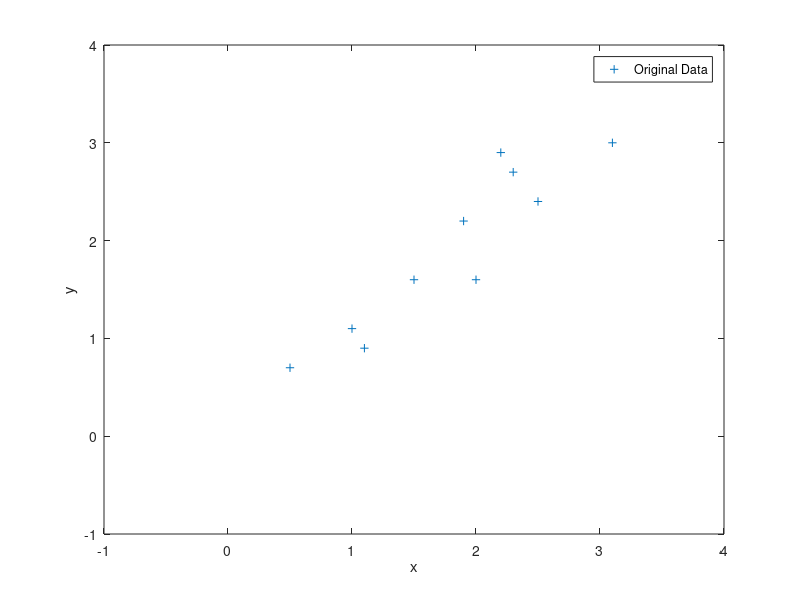
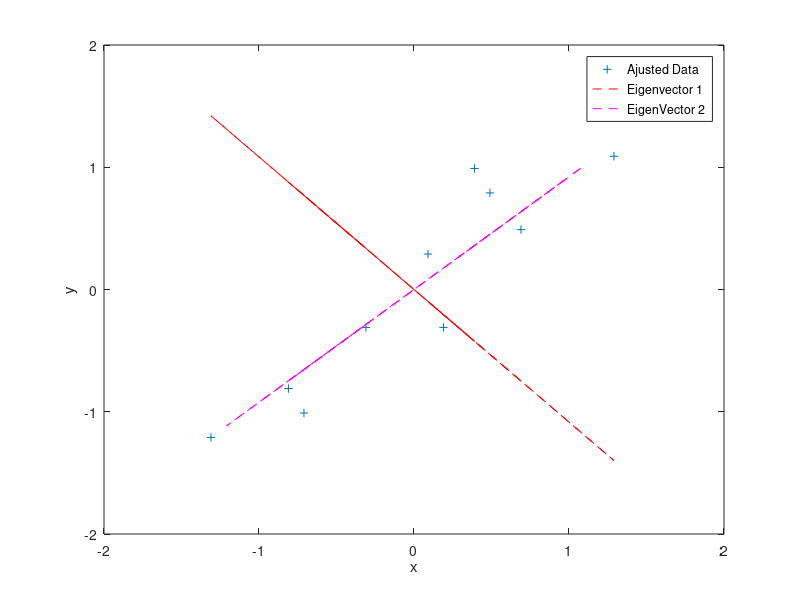
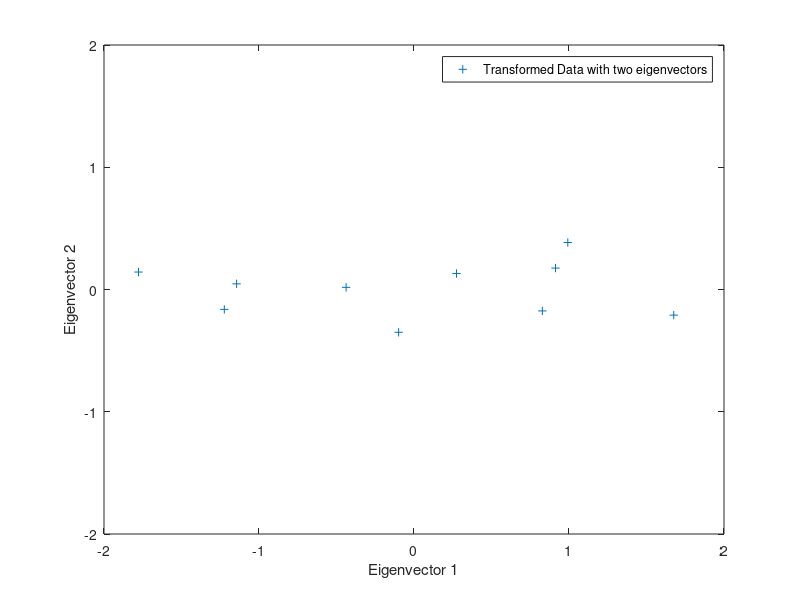
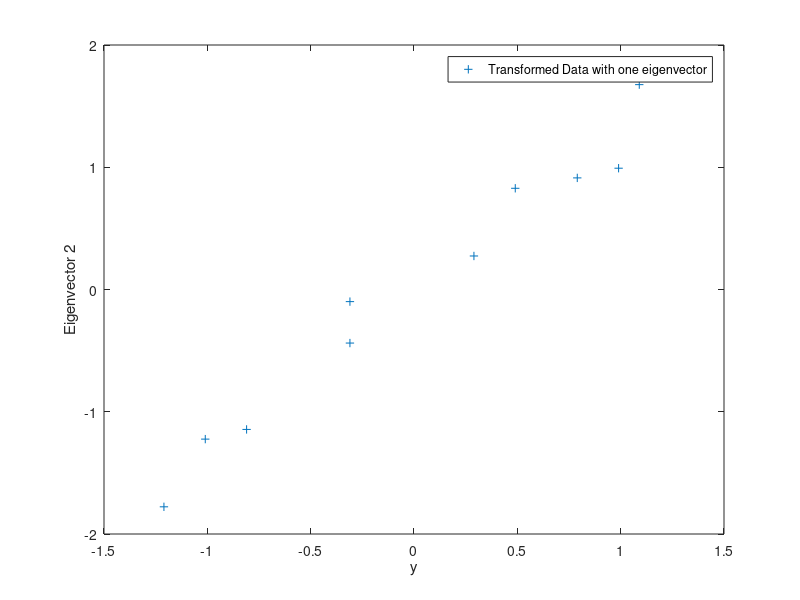

The MATLAB script that drew these images, in order:
%%Aplying PCA using the tutorial http://www.cs.otago.ac.nz/cosc453/student_tutorials/principal_components.pdf

%Author: Andre Mendes


%% Initialization
clear ; close all; clc

%% Step 1 - Get the Data
fprintf('Step 1 - Get Data\n');
x= [2.5 0.5 2.2 1.9 3.1 2.3 2 1 1.5 1.1]';
y=[2.4 .7 2.9 2.2 3 2.7 1.6 1.1 1.6 .9]';

fprintf('Ploting Data\n');
figure(1)
plot(x,y,'+');
axis([-1 4 -1 4]);
legend('Original Data');
xlabel('x');
ylabel('y');

fprintf('Program paused. Press enter to continue.\n');
pause;
%% Step 2 - Subtract the mean
xMean = mean(x);
yMean = mean(y);
dataAjust = [x-xMean y-yMean];

fprintf('Step 2 - Subtract the mean\n');
figure(2)
plot(dataAjust(:,1),dataAjust(:,2),'+');
axis([-2 2 -2 2]);
xlabel('x');
ylabel('y');

fprintf('Program paused. Press enter to continue.\n');
pause;
%% Step 3 - Calculate the covariance matrix
fprintf('Step 3 - Calculate the covariance matrix\n');

covMatrix = cov(dataAjust(:,1),dataAjust(:,2));

fprintf('Program paused. Press enter to continue.\n');
pause;
%% Step4 - Calculate eigenvalues and eigenvectors of the covariance matrix
fprintf('Step4 - Calculate eigenvalues and eigenvectors of the covariance matrix\n');

[eigenvectors, eigenvalues] = eig(covMatrix);

hold on
plot(dataAjust(:,1),(eigenvectors(1,1)/eigenvectors(2,1))*dataAjust(:,1),'r--');
plot(dataAjust(:,2),(eigenvectors(1,2)/eigenvectors(2,2))*dataAjust(:,2),'m--');
legend('Ajusted Data','Eigenvector 1','EigenVector 2');

fprintf('Program paused. Press enter to continue.\n');
pause;
%% Step 5 - Choosing Components and forming a feature vector
%Step 5.1 - Dimension Reduction
fprintf('Step 5 - Choosing Components and forming new feature vector \n');
fprintf('Step 5.1 - Dimension Reduction\n');

featureVector1 = [eigenvectors(:,2)]; %choose the eigenvector corresponding to the highest eigenvalue
featureVector2 = [eigenvectors(:,2) eigenvectors(:,1)];

fprintf('Program paused. Press enter to continue.\n');
pause;
%% Step 5.2 - Get the new Data set
fprintf('Step 5.2 - Get the new Data set\n');

rowFeatureVector1 = featureVector1';
rowDataAjust = dataAjust';
finalData1 = rowFeatureVector1*rowDataAjust;

rowFeatureVector2 = featureVector2';
rowDataAjust = dataAjust';
finalData2 = rowFeatureVector2*rowDataAjust;

figure(3)
plot(finalData2(1,:),finalData2(2,:),'+');
axis([-2 2 -2 2]);
xlabel('Eigenvector 1');
ylabel('Eigenvector 2');
legend('Transformed Data with two eigenvectors');

figure(4)
plot(dataAjust(:,2),finalData1(:),'+');
xlabel('y');
ylabel('Eigenvector 2');
legend('Transformed Data with one eigenvector');

fprintf('Program paused. Press enter to continue.\n');
pause;
%% Get the data back
fprintf('Get the data back');
recoverRowDataAjust1 = (rowFeatureVector1'*finalData1)+yMean;

figure(5)
plot(recoverRowDataAjust1(1,:),recoverRowDataAjust1(2,:),'+');
axis([-1 4 -1 4]);
xlabel('x');
ylabel('y');
legend('Recovered Data with one eigenvector');

recoverRowDataAjust2 = (rowFeatureVector2'*finalData2)';
recoverRowDataAjust2 = [ recoverRowDataAjust2(:,1)+xMean  recoverRowDataAjust2(:,2)+yMean];

figure(6)
plot(recoverRowDataAjust2(:,1),recoverRowDataAjust2(:,2),'+');
axis([-1 4 -1 4]);
xlabel('x');
ylabel('y');
legend('Recovered Data with two eigenvectors');





